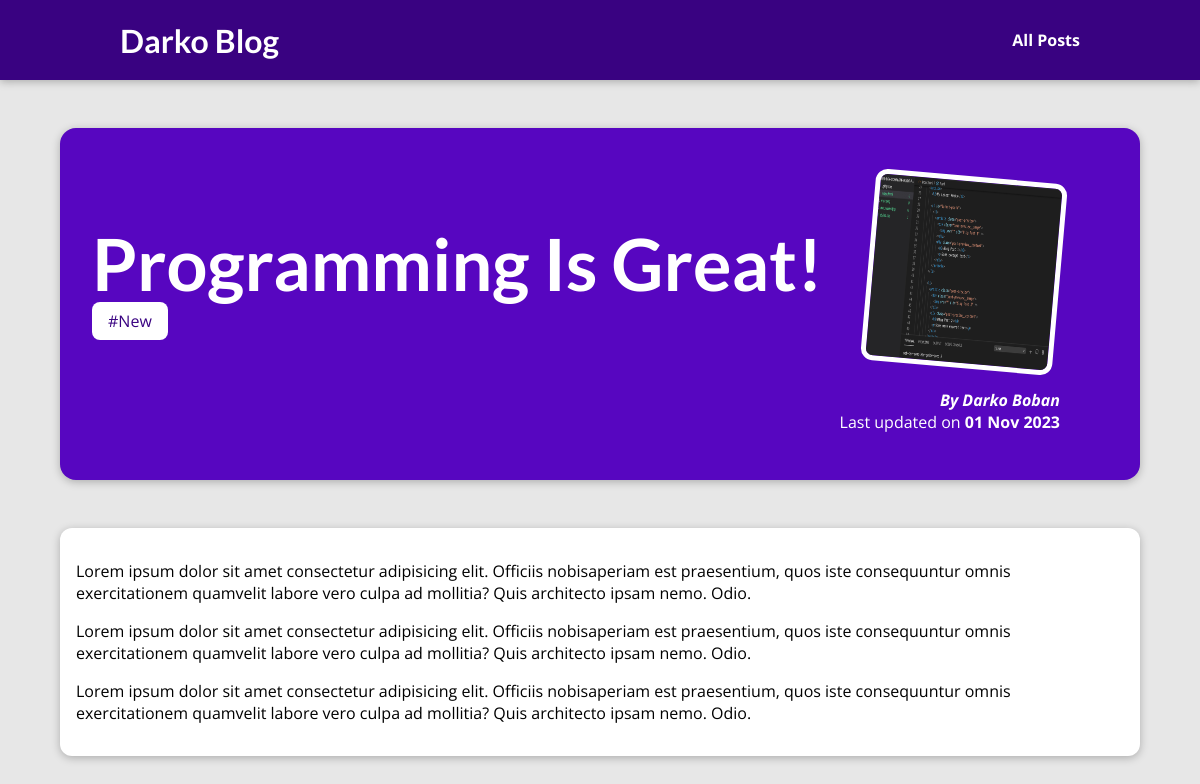
Page /posts/programming-is-fun on the committed database.
### blog/models.py (models this page shows, shortened)
class Post(models.Model):
    title = models.CharField(max_length=150)
    excerpt = models.CharField(max_length=200)
    image_name = models.CharField(max_length=100)
    date = models.DateField(auto_now=True)
    slug = models.SlugField(unique=True, db_index=True)
    content = models.TextField(validators=[MinLengthValidator(10)])
    author = models.ForeignKey(
        Author, on_delete=models.SET_NULL, null=True, related_name="posts")
    tags = models.ManyToManyField(Tag)

class Tag(models.Model):
    caption = models.CharField(max_length=20)

class Author(models.Model):
    first_name = models.CharField(max_length=100)
    last_name = models.CharField(max_length=100)
    email = models.EmailField(validators=[EmailValidator()])
    def full_name(self):
        return f"{self.first_name} {self.last_name}"
    def __str__(self) -> str:
        return self.full_name()

### blog/views.py (the view)
# urls.py: path("posts/<slug:slug>", views.post_detail, name="post-detail"),
def post_detail(request, slug):
    post = get_object_or_404(Post, slug=slug)
    context = {"post": post, "tags": post.tags.all()}
    return render(request, "blog/post-detail.html", context)

### blog/templates/blog/post-detail.html (shortened to what this page needs)
{% extends 'base.html' %}
{% load static %}
{% block css_files %}
    <link rel="stylesheet" href="{% static 'blog/post-detail.css' %}">
{% endblock %}
{% block content %}
    <section id="summary">
        <h2>{{ post.title }}</h2>
        <div>
            {% for tag in tags %}
                <span class="tag">#{{ tag.caption }}</span>
            {% endfor %}
        </div>
        <article>
            <img src="{% static 'blog/images/'|add:post.image_name %}" alt="{{ post.title }}">
            <address>By <a href="mailto:{{post.author.email}}">{{post.author}}</a></address>
            <div>
                Last updated on <time>{{post.date|date:'d M Y'}}</time>
            </div>
        </article>
    </section>
    <main>
            {{ post.content|linebreaks }}
    </main>
{% endblock %}

### static/app.css (style rules this page uses)
* { box-sizing: border-box; }
html { font-family: 'Open Sans', 'Lato', sans-serif; }
body { margin: 0; }
h1, h2, h3 { font-family: 'Lato', sans-serif; font-weight: bold; }

### blog/static/blog/post-detail.css (style rules this page uses)
body { background-color: #e7e7e7; }
#summary { margin: 8rem auto 3rem auto; padding: 2rem; width: 90%; max-width: 90rem; border-radius: 16px; background-color: #5706c0; position: relative; box-shadow: 0 2px 8px rgba(0, 0, 0, 0.25); height: 22rem; }
#summary h2 { color: white; font-size: 4.5rem; margin-bottom: 0.25rem; }
#summary article { position: absolute; top: 2rem; right: 3rem; padding: 1rem 2rem; border-radius: 12px; text-align: right; color: white; }
#summary article img { width: 12rem; height: 12rem; border-radius: 12px; transform: rotateZ(5deg); border: 5px solid white; margin-bottom: 1rem; }
#summary address { font-weight: bold; }
#summary a { color: white; text-decoration: none; }
#summary time { font-weight: bold; }
main { width: 90%; max-width: 90rem; margin: 3rem auto; background-color: white; padding: 1rem; border-radius: 12px; box-shadow: 0 2px 8px rgba(0, 0, 0, 0.25); }
.tag { background-color: white; color: #390281; padding: 0.5rem 1rem; border-radius: 8px; }

### rows in the picture
Post: title "Programming Is Great!", image_name (picture), author "Darko Boban", date "01 Nov 2023", content "Lorem ipsum dolor sit amet consectetur adipisicing elit. Officiis nobisaperiam est praesentium, quos iste consequuntur omnis exercitationem quamvelit labore vero culpa ad mollitia? Quis architecto ipsam nemo. Odio. Lorem ipsum dolor sit amet consectetur adipisicing elit. Officiis nobisaperiam est praesentium, quos iste consequuntur omnis exercitationem quamvelit labore vero culpa ad mollitia? Quis architecto ipsam nemo. Odio. Lorem ipsum dolor sit amet consectetur adipisicing elit. Officiis nobisaperiam est praesentium, quos iste consequuntur omnis exercitationem quamvelit labore vero culpa ad mollitia? Quis architecto ipsam nemo. Odio."
Tag: caption "New"
